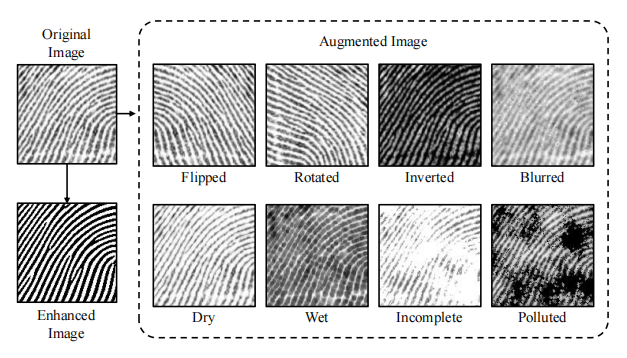
#> input picture images/augmentation.png, 627 x 358 px; its folder holds only this picture in this run
$ python -i noise.py   (imports and definitions only)   (older library calls are emulated)
#> lines starting #> are read from the running program, lines starting #| are printed output that depends on the picture
import copy
import os
# os.chdir(sys.path[0])
import os.path as osp
import random
import sys
from glob import glob

import cv2
import numpy as np
from scipy.ndimage import distance_transform_edt, zoom
from skimage import morphology


def perlin(shape, frequency=5, seed=0):
    width = np.linspace(0, frequency * 3, shape[0], endpoint=False)
    height = np.linspace(0, frequency * 3, shape[1], endpoint=False)
    x, y = np.meshgrid(width, height)
    # permutation table
    # np.random.seed(seed)
    p = np.arange(256, dtype=int)
    np.random.shuffle(p)
    p = np.stack([p, p]).flatten()
    # integer part
    x_int = x.astype(int) % 256
    y_int = y.astype(int) % 256
    # fraction part
    x_frac = x - x_int
    y_frac = y - y_int
    # ease transitions with sigmoid-type function
    fade_x = fade(x_frac)
    fade_y = fade(y_frac)
    # noise components
    n00 = gradient(p[p[x_int] + y_int], x_frac, y_frac)
    n01 = gradient(p[p[x_int] + y_int + 1], x_frac, y_frac - 1)
    n11 = gradient(p[p[x_int + 1] + y_int + 1], x_frac - 1, y_frac - 1)
    n10 = gradient(p[p[x_int + 1] + y_int], x_frac - 1, y_frac)
    # combine noises
    x1 = lerp(n00, n10, fade_x)
    x2 = lerp(n01, n11, fade_x)
    return lerp(x1, x2, fade_y)


def intensity_normalization(img, mask=None, norm_type="min-max"):
    """map intensity to [0,1]

    Parameters:
        [None]
    Returns:
        [None]
    """
    if norm_type == "min-max":
        if mask is not None:
            img = (img * 1.0 - img[mask > 0].min()) / (
                img[mask > 0].max() - img[mask > 0].min()).clip(1e-6, None)
        else:
            img = (img * 1.0 - img.min()) / (img.max() - img.min()).clip(
                1e-6, None)
    elif norm_type == "mean-std":
        if mask is not None:
            img = (img * 1.0 -
                   img[mask > 0].mean()) / img[mask > 0].std().clip(
                       1e-6, None)
        else:
            img = (img * 1.0 - img.mean()) / img.std().clip(1e-6, None)
    img = img.clip(0, 1)
    return img


def sensor_noise(img,
                 mask=None,
                 do_wet=False,
                 stride=8,
                 pL=0.25,
                 tB=20,
                 k=3,
                 strength=128):
    # border noise
#> called with do_wet = False, stride = 8, pL = 0.25, tB = 20, k = 3, strength = 128
    if mask is None:
        # mask = segmentation_coherence(img, win_size=16, stride=stride)
        mask = np.ones_like(img)
    else:
        mask = morphology.binary_dilation(mask, np.ones([3, 3]))
    dist = distance_transform_edt(mask) * stride
#> mask: shape (358, 627); every value is 1
    dist = zoom(dist, [
        img.shape[0] * 1.0 / mask.shape[0], img.shape[1] * 1.0 / mask.shape[1]
    ],
                order=1)
    mask = dist > 0
    dist = np.where(dist > tB, 0, (tB - dist) / tB)
    p_border = pL * (1 + dist**3)
    # perlin noise
    p_perlin = 0
    for ii in [0, 1, 2]:
        p_perlin += 2.0**(-ii) * perlin(
            img.shape[::-1], frequency=2**ii, seed=809)
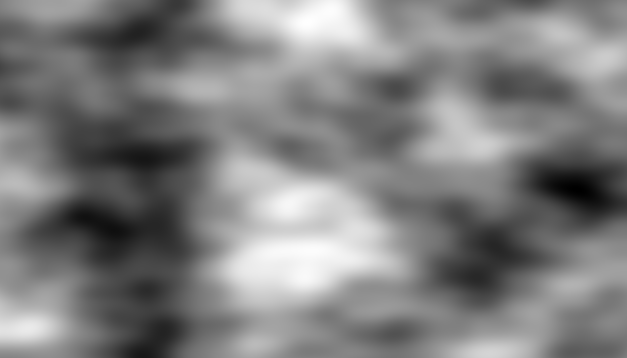
#> p_perlin: shape (358, 627) float64; min -0.653, max 0.622, mean -0.015; drawn with min black and max white
    p_perlin = intensity_normalization(p_perlin)

    # add blob noise
    img_n = img
    cur_p = np.random.random(p_perlin.shape)

    p_total = p_border * (1 + p_perlin**k)
    p_total = intensity_normalization(p_total * mask)
    # cur_p = np.random.random(p_total.shape)
    blob_noise = (cur_p <= 1.0 * p_total) * mask
    # blob_noise = morphology.binary_dilation(blob_noise)
    blob_noise = morphology.binary_closing(blob_noise)

    if do_wet is True:
        img_n = np.where(blob_noise | (1 - mask), 0, img_n)
        img_n = np.rint(np.maximum(0, img_n - strength * p_perlin)).astype(
            np.uint8)
    else:
        img_n = np.where(blob_noise | (1 - mask), 255, img_n)
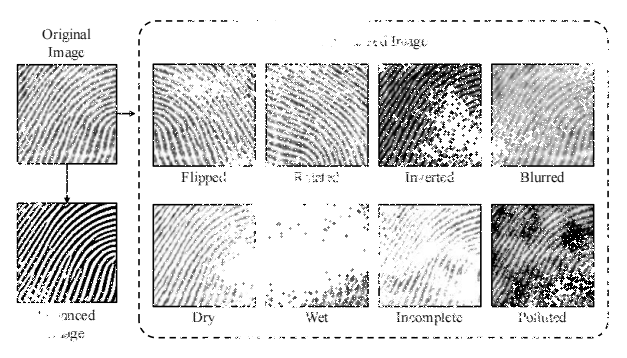
#> img_n: shape (358, 627); min 0, max 255, mean 217.2
        img_n = np.rint(np.minimum(255, img_n + strength * p_perlin)).astype(
            np.uint8)
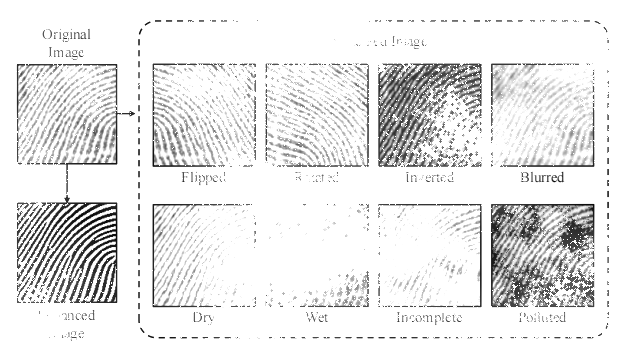
#> img_n: shape (358, 627); min 8, max 255, mean 233

    # img_n = intensity_normalization(img_n)

    return img_n, blob_noise  # intensity_normalization(blob_noise * 1)


def lerp(a, b, x):
    return a + x * (b - a)


def fade(t):
    t_squared = t**2  # Time saver
    return (6 * t_squared - 15 * t + 10) * t * t_squared


def gradient(h, x, y):
    vectors = np.array([[0, 1], [0, -1], [1, 0], [-1, 0]])
    g = vectors[h % 4]
    return g[:, :, 0] * x + g[:, :, 1] * y


def dryness(img, selem=np.ones([2, 2])):
    img_n = morphology.dilation(img, selem)
    return img_n


def heavypress(img, selem=np.ones([3, 3])):
    img_n = morphology.erosion(img, selem)
    return img_n


def GaussianNoise(src, means, sigma, percentage):
    NoiseImg = src
    vmax, vmin = np.max(src), np.min(src)
    NoiseNum = int(percentage * src.shape[0] * src.shape[1])
    for i in range(NoiseNum):
        randX = random.randint(1, src.shape[0] - 2)
        randY = random.randint(1, src.shape[1] - 2)
        NoiseImg[randX - 1:randX + 1, randY - 1:randY +
                 1] = NoiseImg[randX - 1:randX + 1, randY - 1:randY +
                               1] + random.gauss(means, sigma)
        if NoiseImg[randX, randY] < vmin:
            NoiseImg[randX, randY] = vmin
        elif NoiseImg[randX, randY] > vmax:
            NoiseImg[randX, randY] = vmax
    return NoiseImg

>>> import cv2
>>> picture = cv2.imread('../images/augmentation.png', cv2.IMREAD_GRAYSCALE)
>>> result = sensor_noise(picture)

$ run again, on images/ex-1.png
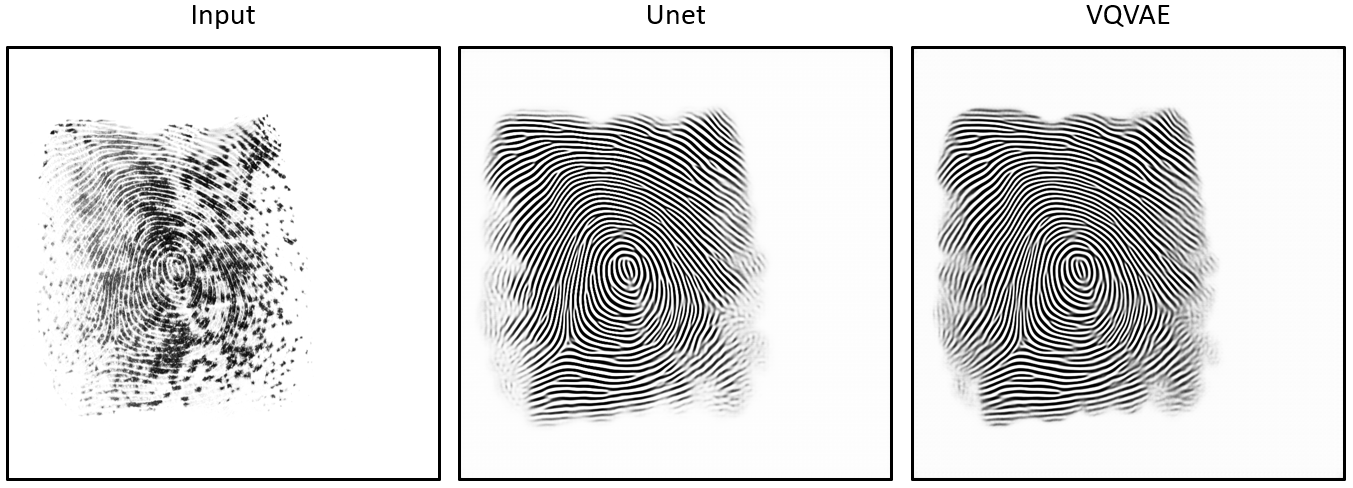
#> input picture images/ex-1.png, 1353 x 488 px
#> picture is the input picture: shape (488, 1353); min 0, max 255, mean 216.2
#> mask: shape (488, 1353); every value is 1
#> in sensor_noise, `img_n = np.where(blob_noise | (1 - mask), 255, img_n)`:
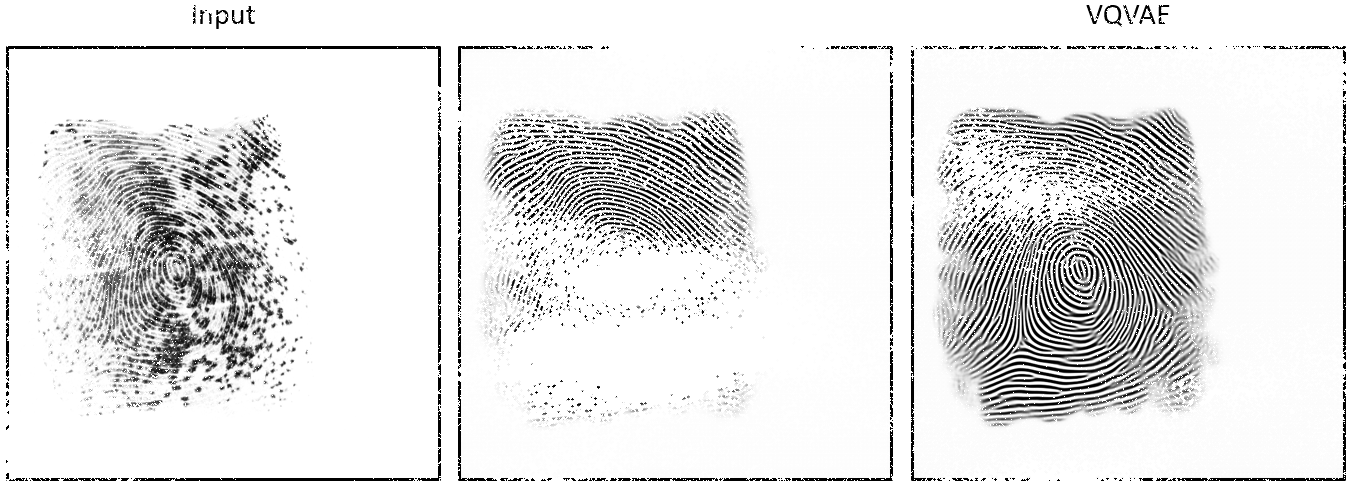
#> img_n: shape (488, 1353); min 0, max 255, mean 228.2
#> in sensor_noise, `img_n = np.rint(np.minimum(255, img_n + strength * p_perlin)).astype( ..`:
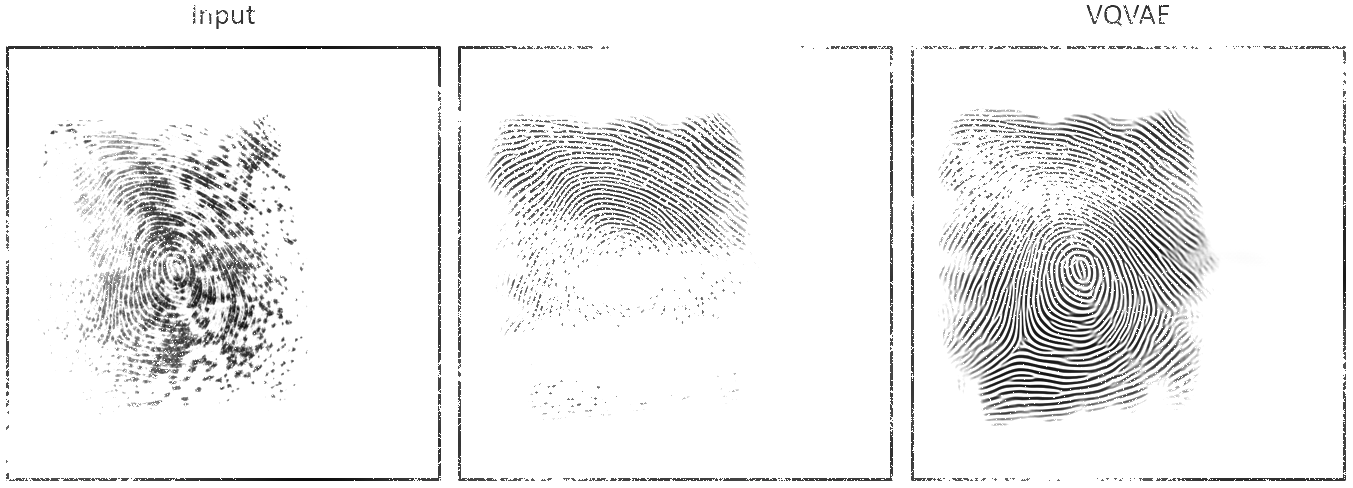
#> img_n: shape (488, 1353); min 13, max 255, mean 237.7

$ run again, on images/ex-2.png
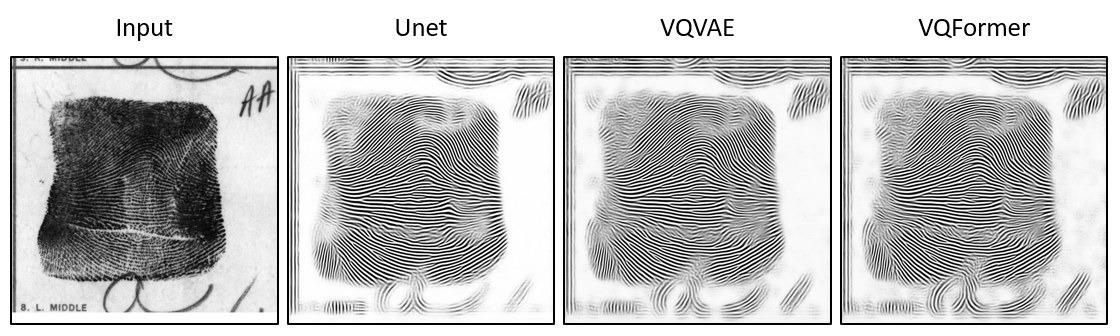
#> input picture images/ex-2.png, 1120 x 336 px
#> picture is the input picture: shape (336, 1120); min 0, max 255, mean 191.8
#> mask: shape (336, 1120); every value is 1
#> in sensor_noise, `img_n = np.where(blob_noise | (1 - mask), 255, img_n)`:
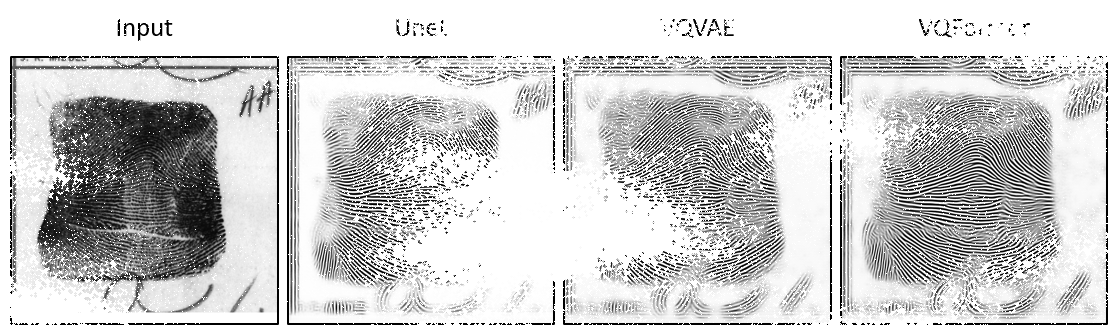
#> img_n: shape (336, 1120); min 0, max 255, mean 206.5
#> in sensor_noise, `img_n = np.rint(np.minimum(255, img_n + strength * p_perlin)).astype( ..`:
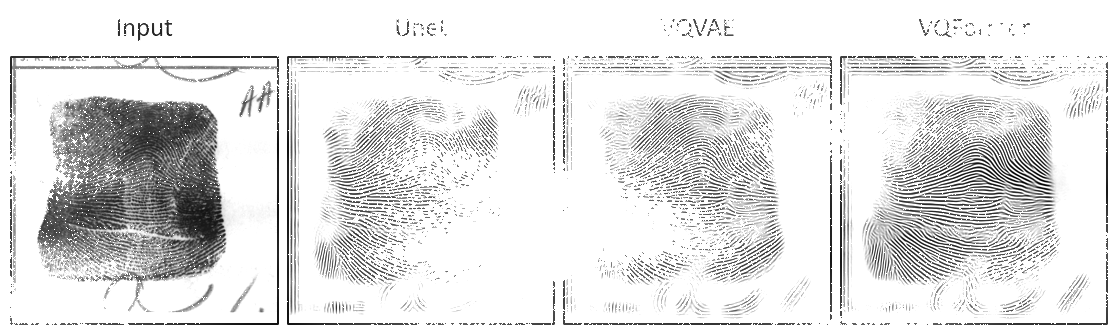
#> img_n: shape (336, 1120); min 0, max 255, mean 226.4

$ run again, on images/ex-3.png
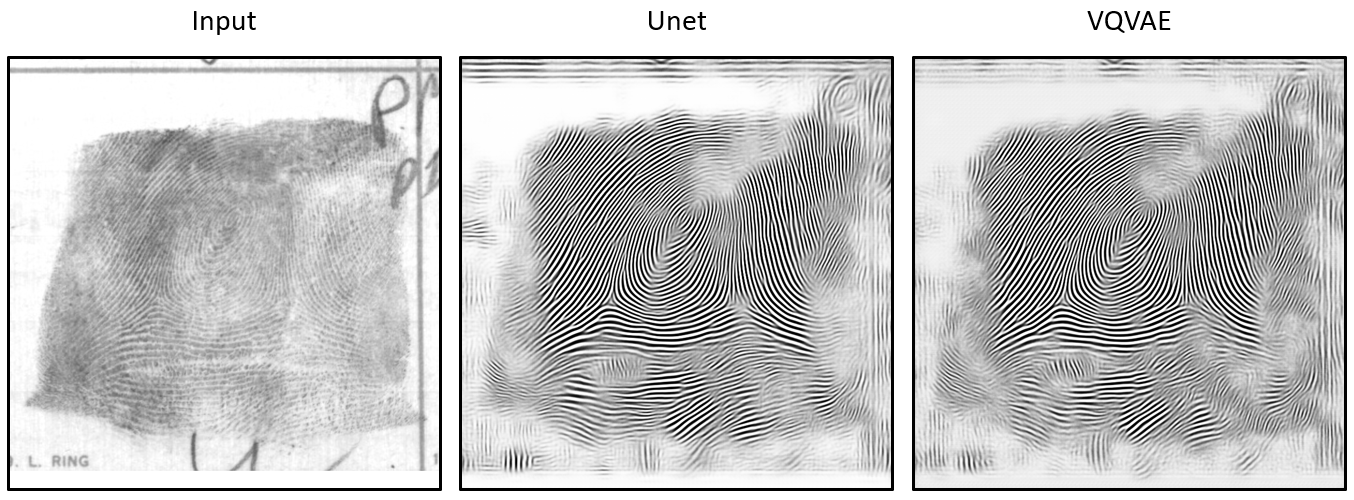
#> input picture images/ex-3.png, 1354 x 500 px
#> picture is the input picture: shape (500, 1354); min 0, max 255, mean 195.7
#> mask: shape (500, 1354); every value is 1
#> in sensor_noise, `img_n = np.where(blob_noise | (1 - mask), 255, img_n)`:
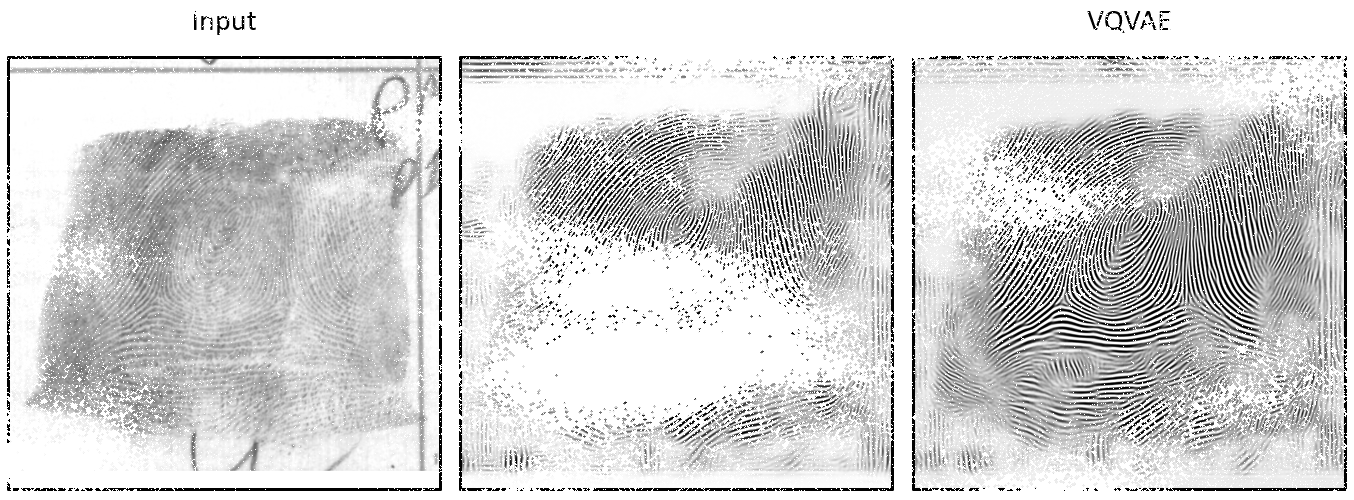
#> img_n: shape (500, 1354); min 0, max 255, mean 212.3
#> in sensor_noise, `img_n = np.rint(np.minimum(255, img_n + strength * p_perlin)).astype( ..`:
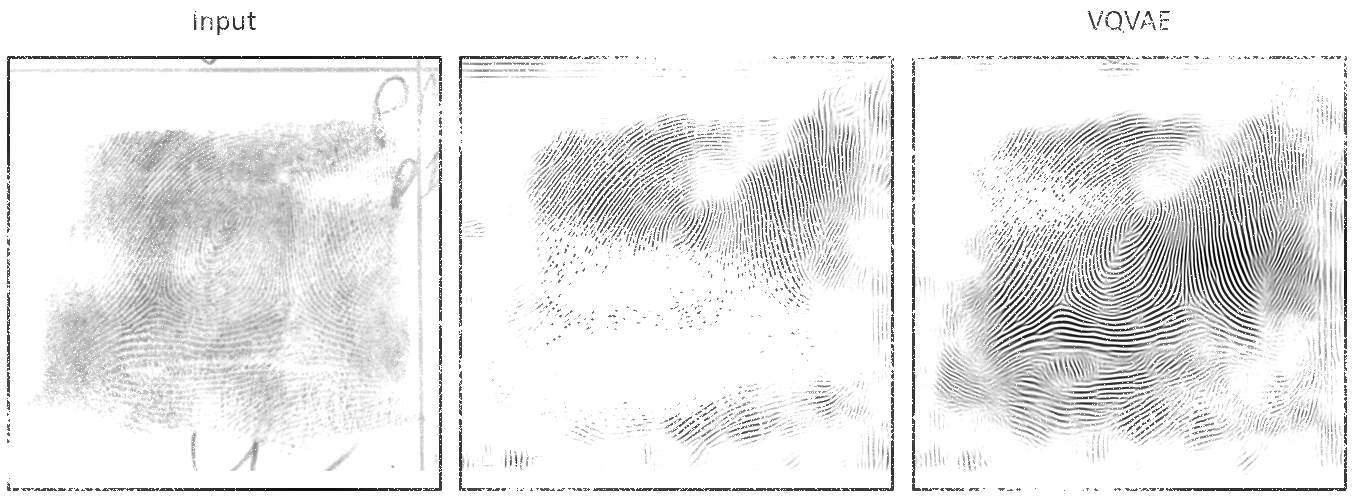
#> img_n: shape (500, 1354); min 0, max 255, mean 234
